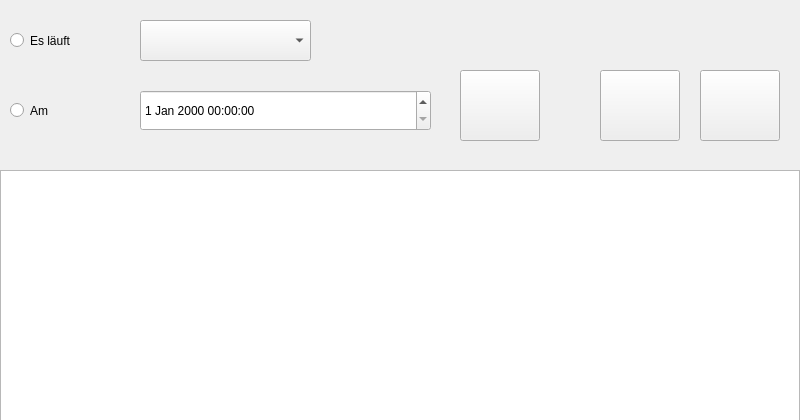
<?xml version="1.0" encoding="UTF-8"?>
<ui version="4.0">
 <class>MainWindow</class>
 <widget class="QMainWindow" name="MainWindow">
  <property name="geometry">
   <rect>
    <x>0</x>
    <y>0</y>
    <width>800</width>
    <height>420</height>
   </rect>
  </property>
  <property name="windowTitle">
   <string>MainWindow</string>
  </property>
  <widget class="QWidget" name="centralWidget">
   <widget class="QTableView" name="tableView">
    <property name="geometry">
     <rect>
      <x>0</x>
      <y>170</y>
      <width>800</width>
      <height>251</height>
     </rect>
    </property>
   </widget>
   <widget class="QComboBox" name="cbTime">
    <property name="geometry">
     <rect>
      <x>140</x>
      <y>20</y>
      <width>171</width>
      <height>41</height>
     </rect>
    </property>
   </widget>
   <widget class="QDateTimeEdit" name="dteTime">
    <property name="geometry">
     <rect>
      <x>140</x>
      <y>90</y>
      <width>291</width>
      <height>41</height>
     </rect>
    </property>
   </widget>
   <widget class="QRadioButton" name="rbCB">
    <property name="geometry">
     <rect>
      <x>10</x>
      <y>20</y>
      <width>111</width>
      <height>41</height>
     </rect>
    </property>
    <property name="text">
     <string>Es läuft</string>
    </property>
   </widget>
   <widget class="QRadioButton" name="rbAm">
    <property name="geometry">
     <rect>
      <x>10</x>
      <y>90</y>
      <width>82</width>
      <height>41</height>
     </rect>
    </property>
    <property name="text">
     <string>Am</string>
    </property>
   </widget>
   <widget class="QPushButton" name="pbRefresh">
    <property name="geometry">
     <rect>
      <x>460</x>
      <y>70</y>
      <width>80</width>
      <height>71</height>
     </rect>
    </property>
    <property name="text">
     <string/>
    </property>
    <property name="icon">
     <iconset resource="main.qrc">
      <normaloff>:/img/res/refresh.png</normaloff>:/img/res/refresh.png</iconset>
    </property>
    <property name="iconSize">
     <size>
      <width>120</width>
      <height>120</height>
     </size>
    </property>
   </widget>
   <widget class="QPushButton" name="pbNext">
    <property name="geometry">
     <rect>
      <x>700</x>
      <y>70</y>
      <width>80</width>
      <height>71</height>
     </rect>
    </property>
    <property name="text">
     <string/>
    </property>
    <property name="icon">
     <iconset resource="main.qrc">
      <normaloff>:/img/res/forward_alt.png</normaloff>:/img/res/forward_alt.png</iconset>
    </property>
    <property name="iconSize">
     <size>
      <width>120</width>
      <height>120</height>
     </size>
    </property>
   </widget>
   <widget class="QPushButton" name="pbLast">
    <property name="geometry">
     <rect>
      <x>600</x>
      <y>70</y>
      <width>80</width>
      <height>71</height>
     </rect>
    </property>
    <property name="text">
     <string/>
    </property>
    <property name="icon">
     <iconset resource="main.qrc">
      <normaloff>:/img/res/back_alt.png</normaloff>:/img/res/back_alt.png</iconset>
    </property>
    <property name="iconSize">
     <size>
      <width>120</width>
      <height>120</height>
     </size>
    </property>
   </widget>
  </widget>
 </widget>
 <layoutdefault spacing="6" margin="11"/>
 <resources>
  <include location="main.qrc"/>
 </resources>
 <connections/>
</ui>
